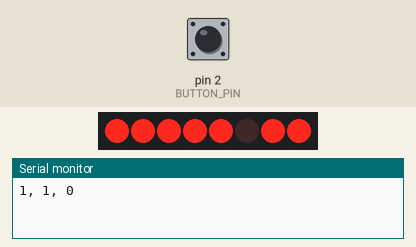
Recording of a sketch running on a simulated Arduino Uno, built with avr-gcc and run on an emulated ATmega328P. Parts: 8 port-expander outputs drawn as a row of LEDs (first output left, lit = HIGH), the last lines printed to the serial monitor. Wiring (inferred from the names in the program): PCF8574 port expander at I2C address 0x3E. Wiring (inferred from the signals the program sends): row of LEDs: on Q0, Q1, Q2, Q3, Q4, Q5, Q6, Q7. Inputs (shaded band) come from the test bench; at power-on: pin 2 (BUTTON_PIN) HIGH. Random numbers use the default seed unless the sketch sets one.

Above: at 0.74 s.
At 3.44 s:
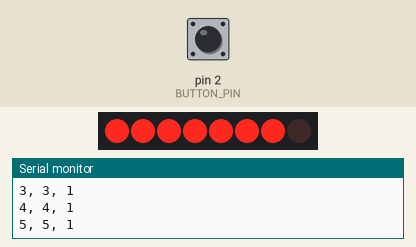
At 7.13 s:
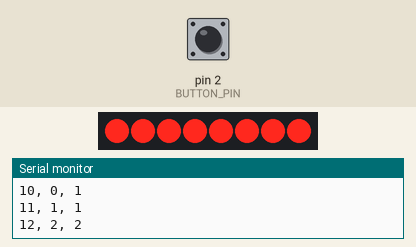
At 14.0 s:
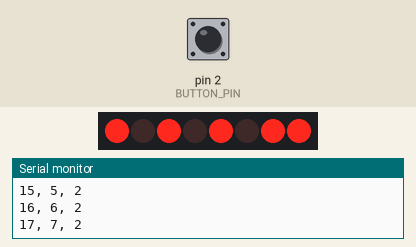
Timing chart, 0 to 15.5 s (numbered marks = the images above):
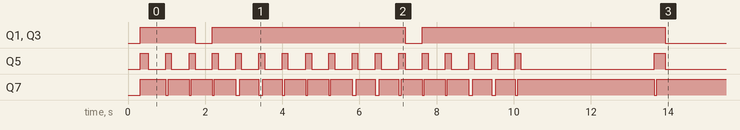

The sketch:

i2cLCDgame.ino
```cpp
#include "i2cLCD.h"

int const MAX_OBS = 10; // the Max. number of obstacles
int const NUM_COLS = 16;
int const BUTTON_PIN = 2;

int playerPos[2];// player position, x-y
int obstaclePos[10][2];// obstacle position, first index: obstacleId,second index: positon
char pixels[16][2];

int numObs = 0;
unsigned long cnt = 0;
bool isCrush = false;
int margin = 0;
int maxX = 0;
i2cLCD mylcd;

void setup() {
  Serial.begin(9600);
  pinMode(BUTTON_PIN, INPUT_PULLUP);
  mylcd.init();
  for(int i=0;i<numObs;++i){
    if(obstaclePos[i][0] < 0){
      obstaclePos[i][0] = 0;
      obstaclePos[i][1] = 0;
    }
  }
}

void loop() {
  // gaming loop
  for(;;){
    // break gaming loop
    if(isCrush){
      break;
    }

    // increace the number of obstacle
    if(cnt%10 == 1 && numObs < MAX_OBS){
      numObs++;
    }

    // moving obstacle
    for(int i=0;i < numObs;++i){
      --obstaclePos[i][0];
    }
    margin++;

    // rebirth obstacles
    for(int i=0;i < numObs;++i){
      if(obstaclePos[i][0] < 0 && margin > 2){
        obstaclePos[i][0] = NUM_COLS-1;
        obstaclePos[i][1] = random(2); // ramdom number: 0 or 1s
        margin = 0;
      }
    }

    // input, player positon
    playerPos[0] = 1; // x-positon
    playerPos[1] = digitalRead(BUTTON_PIN);

    //  crush check
    for(int i=0;i < numObs;++i){
      // x-position check
      if(playerPos[0] == obstaclePos[i][0]){
        // y-position check
        if(playerPos[1] == obstaclePos[i][1]){
         // Crush!!
         isCrush = true;
        }
      }
    }

    //display

    // fill pixels with ` `(space)
    for(int x = 0;x<16;++x){
      for(int y = 0; y<2 ;++y){
        pixels[x][y] = ' ';
      }
    }

    for(int i=0;i < numObs;++i){
      if(obstaclePos[i][0] > -1){
        pixels[obstaclePos[i][0]][obstaclePos[i][1]] = '*';
      }
    }

    if(!isCrush){
      pixels[playerPos[0]][playerPos[1]] = '>';
    }else{
      pixels[playerPos[0]][playerPos[1]] = 'X';
    }

    //    write display

    for(int y = 0; y<2 ;++y){
      mylcd.move(y,0);
      for(int x = 0;x<16;++x){
        mylcd.writeData(pixels[x][y]);
      }
    }

    cnt++;

    Serial.print(cnt);
    Serial.print(", ");
    Serial.print(cnt%10);
    Serial.print(", ");
    Serial.println(numObs);
    delay(500);
  }

  // Game over
  delay(3000);
  mylcd.fill(' ');
  mylcd.move(0,0);
  char msg[] = "** GAME  OVER **";
  for(int i=0;i<16;i++){
    mylcd.writeData(msg[i]);
  }
  sprintf(msg, "** score %04d **", cnt);
  mylcd.move(1,0);
  for(int i=0;i<16;i++){
    mylcd.writeData(msg[i]);
  }

  // reset
  isCrush = false;
  cnt = 0;
  numObs = 0;

  for(int i=0;i < numObs;++i){
    obstaclePos[i][0] = 0;
    obstaclePos[i][1] = 0;
  }
  while(digitalRead(BUTTON_PIN)){
    delay(30);
  }

}
```

i2cLCD.h
```cpp
#ifndef i2cLCD_h
#define i2cLCD_h

#include <Wire.h>

#define LCD_ADRS 0x3E

/**
 * @brief LCD display class controled with I2C communication
 */
class i2cLCD {
private:
  unsigned char voltage_;

public:
  i2cLCD() { voltage_ = 5; };
  i2cLCD(unsigned char voltage) { voltage_ = voltage; };
  /**
   * @brief show a character in a LCD
   * @param t_data displayed data
   */
  void writeData(unsigned char t_data) {
    Wire.beginTransmission(LCD_ADRS);
    Wire.write(0x40);
    Wire.write(t_data);
    Wire.endTransmission();
    delay(1);
  }

  /**
   * @brief send command id to a microchip on LCD
   * @param t_command sent command
   */
  void writeCommand(unsigned char t_command) {
    Wire.beginTransmission(LCD_ADRS);
    Wire.write(0x00);
    Wire.write(t_command);
    Wire.endTransmission();
    delay(10);
  }

  /**
   * @brief initialize display
   */
  void init() {
    Wire.begin();
    delay(100);
    writeCommand(0x38);
    delay(20);
    writeCommand(0x39);
    delay(20);
    writeCommand(0x14);
    delay(20);
    writeCommand(0x73);
    delay(20);
    if (voltage_ == 5) {
      // 0x50 + [Icon,Bon,C5,C4]
      writeCommand(0x52); // 5V動作用
    } else {
      writeCommand(0x56); // 3V動作用
    }
    delay(20);
    writeCommand(0x6C);
    delay(20);
    writeCommand(0x38);
    delay(20);
    clear();
    writeCommand(0x0C);
    delay(20);
  }

  /**
   * @brief clear display
   */
  void clear() {
    writeCommand(0x01);
    delay(20);
  }

  /**
   * @brief move a cursor
   * @param row 行
   * @param col 列
   */
  void move(unsigned char row, unsigned char col) {
    if (row == 0) {
      writeCommand(col + 0x80);
    } else if (row == 1) {
      writeCommand(col + 0x40 + 0x80);
    }
    delay(20);
  }
  /**
   * @brief fill the display with one charactor
   * @param c filling charactor
   */
  void fill(char c){
    for(int j = 0; j < 2; ++j){
      move(j,0);
      for(int i=0;i<16;++i){
        writeData(c);
      }
    }

  }
};

#endif
```

Measured:
- by itself, Q1, Q3: goes LOW 0.45 s, HIGH 5.0 s, LOW 0.44 s, HIGH 6.3 s, then LOW
- by itself, Q5: goes 16 × (LOW 0.46 s, HIGH 0.14 s), LOW 3.5 s, HIGH 0.28 s, then LOW
